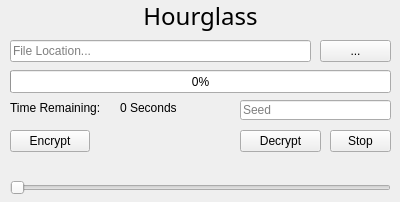
<?xml version="1.0" encoding="UTF-8"?>
<ui version="4.0">
 <class>MainWindow</class>
 <widget class="QMainWindow" name="MainWindow">
  <property name="geometry">
   <rect>
    <x>0</x>
    <y>0</y>
    <width>400</width>
    <height>202</height>
   </rect>
  </property>
  <property name="windowTitle">
   <string>MainWindow</string>
  </property>
  <widget class="QWidget" name="centralWidget">
   <widget class="QLineEdit" name="lineEdit">
    <property name="geometry">
     <rect>
      <x>10</x>
      <y>40</y>
      <width>301</width>
      <height>22</height>
     </rect>
    </property>
    <property name="text">
     <string/>
    </property>
    <property name="placeholderText">
     <string>File Location...</string>
    </property>
   </widget>
   <widget class="QPushButton" name="pushButton">
    <property name="geometry">
     <rect>
      <x>320</x>
      <y>40</y>
      <width>71</width>
      <height>22</height>
     </rect>
    </property>
    <property name="text">
     <string>...</string>
    </property>
   </widget>
   <widget class="QProgressBar" name="progressBar">
    <property name="geometry">
     <rect>
      <x>10</x>
      <y>70</y>
      <width>381</width>
      <height>23</height>
     </rect>
    </property>
    <property name="value">
     <number>0</number>
    </property>
   </widget>
   <widget class="QLabel" name="label">
    <property name="geometry">
     <rect>
      <x>110</x>
      <y>0</y>
      <width>181</width>
      <height>31</height>
     </rect>
    </property>
    <property name="font">
     <font>
      <family>Source Code Pro</family>
      <pointsize>18</pointsize>
     </font>
    </property>
    <property name="text">
     <string>Hourglass</string>
    </property>
    <property name="alignment">
     <set>Qt::AlignCenter</set>
    </property>
   </widget>
   <widget class="QLabel" name="label_2">
    <property name="geometry">
     <rect>
      <x>10</x>
      <y>100</y>
      <width>111</width>
      <height>16</height>
     </rect>
    </property>
    <property name="text">
     <string>Time Remaining:</string>
    </property>
   </widget>
   <widget class="QLabel" name="remaining">
    <property name="geometry">
     <rect>
      <x>120</x>
      <y>100</y>
      <width>111</width>
      <height>16</height>
     </rect>
    </property>
    <property name="text">
     <string>0 Seconds</string>
    </property>
   </widget>
   <widget class="QPushButton" name="pushButton_2">
    <property name="geometry">
     <rect>
      <x>10</x>
      <y>130</y>
      <width>80</width>
      <height>22</height>
     </rect>
    </property>
    <property name="text">
     <string>Encrypt</string>
    </property>
   </widget>
   <widget class="QPushButton" name="pushButton_3">
    <property name="geometry">
     <rect>
      <x>240</x>
      <y>130</y>
      <width>81</width>
      <height>22</height>
     </rect>
    </property>
    <property name="text">
     <string>Decrypt</string>
    </property>
   </widget>
   <widget class="QSlider" name="horizontalSlider">
    <property name="geometry">
     <rect>
      <x>10</x>
      <y>180</y>
      <width>381</width>
      <height>16</height>
     </rect>
    </property>
    <property name="minimum">
     <number>0</number>
    </property>
    <property name="maximum">
     <number>999999999</number>
    </property>
    <property name="singleStep">
     <number>1000000</number>
    </property>
    <property name="pageStep">
     <number>10000001</number>
    </property>
    <property name="value">
     <number>0</number>
    </property>
    <property name="orientation">
     <enum>Qt::Horizontal</enum>
    </property>
   </widget>
   <widget class="QLabel" name="Hash_label">
    <property name="geometry">
     <rect>
      <x>10</x>
      <y>160</y>
      <width>161</width>
      <height>16</height>
     </rect>
    </property>
    <property name="text">
     <string/>
    </property>
   </widget>
   <widget class="QLineEdit" name="lineEdit_2">
    <property name="geometry">
     <rect>
      <x>240</x>
      <y>100</y>
      <width>151</width>
      <height>20</height>
     </rect>
    </property>
    <property name="placeholderText">
     <string>Seed</string>
    </property>
   </widget>
   <widget class="QPushButton" name="stop_button">
    <property name="geometry">
     <rect>
      <x>330</x>
      <y>130</y>
      <width>61</width>
      <height>22</height>
     </rect>
    </property>
    <property name="text">
     <string>Stop</string>
    </property>
   </widget>
   <widget class="QLabel" name="calculated_seconds">
    <property name="geometry">
     <rect>
      <x>220</x>
      <y>160</y>
      <width>171</width>
      <height>16</height>
     </rect>
    </property>
    <property name="text">
     <string/>
    </property>
   </widget>
  </widget>
 </widget>
 <layoutdefault spacing="6" margin="11"/>
 <resources/>
 <connections/>
</ui>
